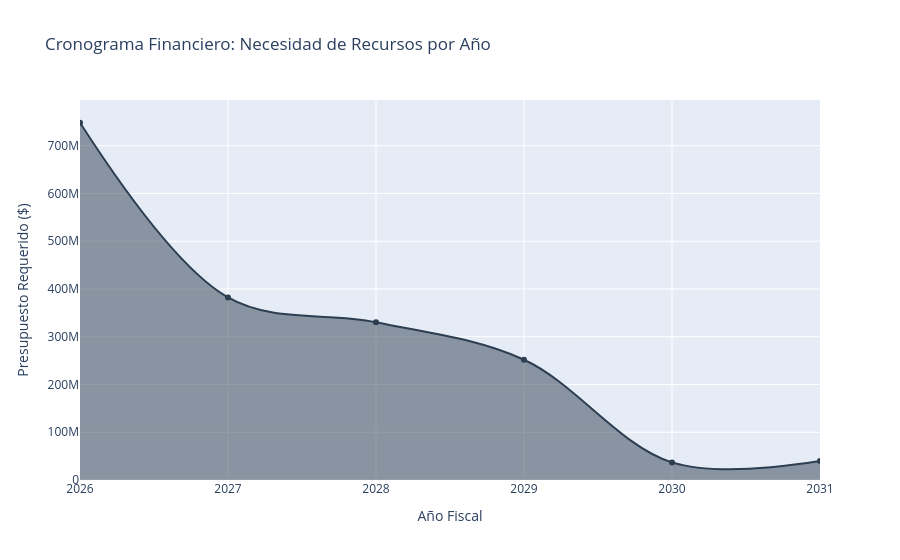

Source (notebook cell):
### Markdown cell above
### 2. Proyección Financiera (2026 - 2031)
Para garantizar el cumplimiento de las resoluciones, es necesario asegurar la liquidez en los años de mayor intensidad operativa. Esta curva muestra la consolidación presupuestal requerida año a año para cubrir siembras, replanteos y visitas de mantenimiento de todo el portafolio.

### Code cell
historico_costos = df[['2026', '2027', '2028', '2029', '2030', '2031']].sum()
fig_presupuesto = px.line(x=historico_costos.index, y=historico_costos.values, 
                         title='Cronograma Financiero: Necesidad de Recursos por Año',
                         markers=True, line_shape='spline')

fig_presupuesto.update_traces(fill='tozeroy', line_color='#2c3e50')
fig_presupuesto.update_layout(xaxis_title="Año Fiscal", yaxis_title="Presupuesto Requerido ($)")
fig_presupuesto.show()

### Figure 1 — Plotly figure (JSON) as saved in the notebook; plotly's stock layout.template omitted (floating-point values rounded to 4 significant figures)
{"data": [{"fill": "tozeroy", "hovertemplate": "x=%{x}<br>y=%{y}<extra></extra>", "legendgroup": "", "line": {"color": "#2c3e50", "dash": "solid", "shape": "spline"}, "marker": {"symbol": "circle"}, "mode": "lines+markers", "name": "", "orientation": "v", "showlegend": false, "type": "scatter", "x": ["2026", "2027", "2028", "2029", "2030", "2031"], "xaxis": "x", "y": [748100000.0, 382300000.0, 330500000.0, 251800000.0, 36870000.0, 39560000.0], "yaxis": "y"}], "layout": {"legend": {"tracegroupgap": 0}, "title": {"text": "Cronograma Financiero: Necesidad de Recursos por Año"}, "xaxis": {"anchor": "y", "domain": [0, 1], "title": {"text": "Año Fiscal"}}, "yaxis": {"anchor": "x", "domain": [0, 1], "title": {"text": "Presupuesto Requerido ($)"}}}}
